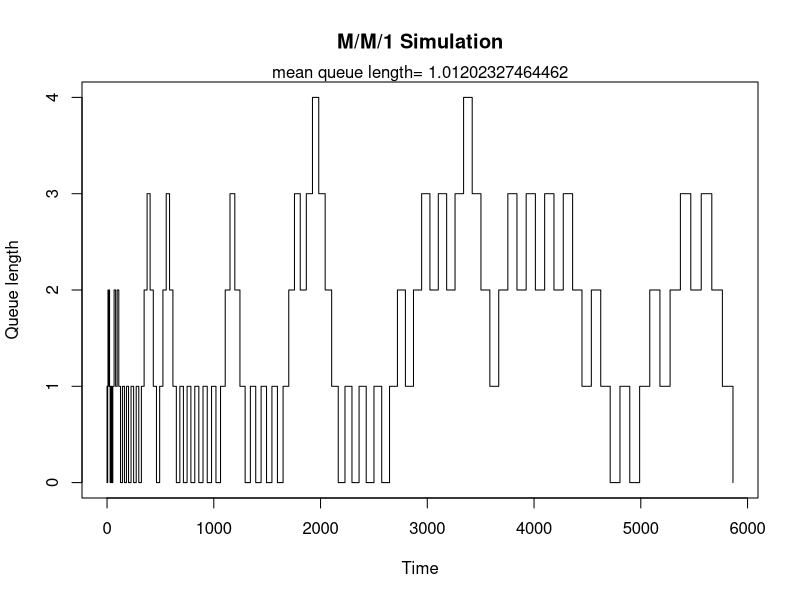

R code for this plot:
t.end   <- 10^5 # duration of sim
t.clock <- 0    # sim time
Ta <- 2.0000   # interarrival period
Ts <- 1.0000    # service period
t1 <- 0         # time for next arrival
t2 <- t.end     # time for next departure
tn <- t.clock   # tmp var for last event time
tb <- 0         # tmp var for last busy-time start
n <- 0          # number in system
s <- 0          # cumulative number-time product
b <- 0          # total busy time
c <- 0          # total completions
qc <- 0         # plot instantaneous q size
tc <- 0         # plot time delta
arrivalTimes = 0
enterServiceTime = 0
plotSamples <- 100
set.seed(1)

while (t.clock < t.end) {
  if (t1 < t2) {      # arrival event
    t.clock <- t1
    arrivalTimes = append(arrivalTimes, t1)
    s <- s + n * (t.clock - tn)  # delta time-weighted number in queue
    n <- n + 1
    if (t.clock < plotSamples) { 
      qc <- append(qc,n)
      tc <- append(tc,t.clock) 
    }
    tn <- t.clock
    t1 <- t.clock + rexp(1, 1/Ta)
    if(n == 1) { 
      tb <- t.clock
      t2 <- t.clock + rexp(1, 1/Ts)  # exponential  interarrival period
      enterServiceTime = append(enterServiceTime, t.clock)
    }
  } else {            # departure event
    t.clock <- t2
    s <- s + n * (t.clock - tn)  # delta time-weighted number in queue
    n <- n - 1
    if (t.clock < plotSamples) { 
      qc <- append(qc,n)
      tc <- append(tc,t.clock)
    }
    tn <- t.clock
    c <- c + 1
    if (n > 0) { 
      t2 <- t.clock + rexp(1, 1/Ts)  # exponential  service period
      enterServiceTime = append(enterServiceTime, t.clock)
    }
    else { 
      t2 <- t.end
      b <- b + t.clock - tb
    }
  }   
}
plot(cumsum(tc),qc,type="s", xlab="Time",ylab="Queue length",
     main="M/M/1 Simulation")
mtext(paste("mean queue length=",s/t.clock))
N <- s/t.clock
print("The average no. of jobs in the queue is:")
print(N)
print("The average delay time is:")
x <- c/t.clock
r <- N/x
print(r)
avgWait = mean(enterServiceTime - arrivalTimes)
print("The average waiting time in queue is:")
print(avgWait)